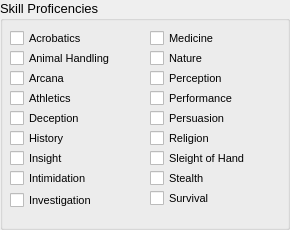
            <widget class="QGroupBox" name="org_skill_prof">
             <property name="sizePolicy">
              <sizepolicy hsizetype="Preferred" vsizetype="Preferred">
               <horstretch>1</horstretch>
               <verstretch>1</verstretch>
              </sizepolicy>
             </property>
             <property name="minimumSize">
              <size>
               <width>290</width>
               <height>230</height>
              </size>
             </property>
             <property name="font">
              <font>
               <family>Segoe UI</family>
               <pointsize>10</pointsize>
              </font>
             </property>
             <property name="title">
              <string>Skill Proficencies</string>
             </property>
             <widget class="QCheckBox" name="skills_perception">
              <property name="geometry">
               <rect>
                <x>150</x>
                <y>70</y>
                <width>130</width>
                <height>16</height>
               </rect>
              </property>
              <property name="font">
               <font>
                <family>Segoe UI</family>
                <pointsize>8</pointsize>
               </font>
              </property>
              <property name="text">
               <string>Perception</string>
              </property>
             </widget>
             <widget class="QCheckBox" name="skills_insight">
              <property name="geometry">
               <rect>
                <x>10</x>
                <y>150</y>
                <width>130</width>
                <height>17</height>
               </rect>
              </property>
              <property name="font">
               <font>
                <family>Segoe UI</family>
                <pointsize>8</pointsize>
               </font>
              </property>
              <property name="text">
               <string>Insight</string>
              </property>
             </widget>
             <widget class="QCheckBox" name="skills_religion">
              <property name="geometry">
               <rect>
                <x>150</x>
                <y>130</y>
                <width>130</width>
                <height>16</height>
               </rect>
              </property>
              <property name="font">
               <font>
                <family>Segoe UI</family>
                <pointsize>8</pointsize>
               </font>
              </property>
              <property name="text">
               <string>Religion</string>
              </property>
             </widget>
             <widget class="QCheckBox" name="skills_intimidation">
              <property name="geometry">
               <rect>
                <x>10</x>
                <y>170</y>
                <width>130</width>
                <height>17</height>
               </rect>
              </property>
              <property name="font">
               <font>
                <family>Segoe UI</family>
                <pointsize>8</pointsize>
               </font>
              </property>
              <property name="text">
               <string>Intimidation</string>
              </property>
             </widget>
             <widget class="QCheckBox" name="skills_animalHandling">
              <property name="geometry">
               <rect>
                <x>10</x>
                <y>50</y>
                <width>130</width>
                <height>17</height>
               </rect>
              </property>
              <property name="font">
               <font>
                <family>Segoe UI</family>
                <pointsize>8</pointsize>
               </font>
              </property>
              <property name="text">
               <string>Animal Handling</string>
              </property>
             </widget>
             <widget class="QCheckBox" name="skills_performance">
              <property name="geometry">
               <rect>
                <x>150</x>
                <y>90</y>
                <width>130</width>
                <height>17</height>
               </rect>
              </property>
              <property name="font">
               <font>
                <family>Segoe UI</family>
                <pointsize>8</pointsize>
               </font>
              </property>
              <property name="text">
               <string>Performance</string>
              </property>
             </widget>
             <widget class="QCheckBox" name="skills_survival">
              <property name="geometry">
               <rect>
                <x>150</x>
                <y>190</y>
                <width>130</width>
                <height>16</height>
               </rect>
              </property>
              <property name="font">
               <font>
                <family>Segoe UI</family>
                <pointsize>8</pointsize>
               </font>
              </property>
              <property name="text">
               <string>Survival</string>
              </property>
             </widget>
             <widget class="QCheckBox" name="skills_persuasion">
              <property name="geometry">
               <rect>
                <x>150</x>
                <y>110</y>
                <width>130</width>
                <height>17</height>
               </rect>
              </property>
              <property name="font">
               <font>
                <family>Segoe UI</family>
                <pointsize>8</pointsize>
               </font>
              </property>
              <property name="text">
               <string>Persuasion</string>
              </property>
             </widget>
             <widget class="QCheckBox" name="skills_stealth">
              <property name="geometry">
               <rect>
                <x>150</x>
                <y>170</y>
                <width>130</width>
                <height>17</height>
               </rect>
              </property>
              <property name="font">
               <font>
                <family>Segoe UI</family>
                <pointsize>8</pointsize>
               </font>
              </property>
              <property name="text">
               <string>Stealth</string>
              </property>
             </widget>
             <widget class="QCheckBox" name="skills_arcana">
              <property name="geometry">
               <rect>
                <x>10</x>
                <y>70</y>
                <width>130</width>
                <height>16</height>
               </rect>
              </property>
              <property name="font">
               <font>
                <family>Segoe UI</family>
                <pointsize>8</pointsize>
               </font>
              </property>
              <property name="text">
               <string>Arcana</string>
              </property>
             </widget>
             <widget class="QCheckBox" name="skills_medicine">
              <property name="geometry">
               <rect>
                <x>150</x>
                <y>30</y>
                <width>130</width>
                <height>17</height>
               </rect>
              </property>
              <property name="font">
               <font>
                <family>Segoe UI</family>
                <pointsize>8</pointsize>
               </font>
              </property>
              <property name="text">
               <string>Medicine</string>
              </property>
             </widget>
             <widget class="QCheckBox" name="skills_investigation">
              <property name="geometry">
               <rect>
                <x>10</x>
                <y>190</y>
                <width>130</width>
                <height>20</height>
               </rect>
              </property>
              <property name="font">
               <font>
                <family>Segoe UI</family>
                <pointsize>8</pointsize>
               </font>
              </property>
              <property name="text">
               <string>Investigation</string>
              </property>
             </widget>
             <widget class="QCheckBox" name="skills_nature">
              <property name="geometry">
               <rect>
                <x>150</x>
                <y>50</y>
                <width>130</width>
                <height>17</height>
               </rect>
              </property>
              <property name="font">
               <font>
                <family>Segoe UI</family>
                <pointsize>8</pointsize>
               </font>
              </property>
              <property name="text">
               <string>Nature</string>
              </property>
             </widget>
             <widget class="QCheckBox" name="skills_sleightofhand">
              <property name="geometry">
               <rect>
                <x>150</x>
                <y>150</y>
                <width>130</width>
                <height>17</height>
               </rect>
              </property>
              <property name="font">
               <font>
                <family>Segoe UI</family>
                <pointsize>8</pointsize>
               </font>
              </property>
              <property name="text">
               <string>Sleight of Hand</string>
              </property>
             </widget>
             <widget class="QCheckBox" name="skills_deception">
              <property name="geometry">
               <rect>
                <x>10</x>
                <y>110</y>
                <width>130</width>
                <height>17</height>
               </rect>
              </property>
              <property name="font">
               <font>
                <family>Segoe UI</family>
                <pointsize>8</pointsize>
               </font>
              </property>
              <property name="text">
               <string>Deception</string>
              </property>
             </widget>
             <widget class="QCheckBox" name="skills_athletics">
              <property name="geometry">
               <rect>
                <x>10</x>
                <y>90</y>
                <width>130</width>
                <height>17</height>
               </rect>
              </property>
              <property name="font">
               <font>
                <family>Segoe UI</family>
                <pointsize>8</pointsize>
               </font>
              </property>
              <property name="text">
               <string>Athletics</string>
              </property>
             </widget>
             <widget class="QCheckBox" name="skills_acro">
              <property name="geometry">
               <rect>
                <x>10</x>
                <y>30</y>
                <width>130</width>
                <height>17</height>
               </rect>
              </property>
              <property name="font">
               <font>
                <family>Segoe UI</family>
                <pointsize>8</pointsize>
               </font>
              </property>
              <property name="text">
               <string>Acrobatics</string>
              </property>
             </widget>
             <widget class="QCheckBox" name="skills_history">
              <property name="geometry">
               <rect>
                <x>10</x>
                <y>130</y>
                <width>130</width>
                <height>16</height>
               </rect>
              </property>
              <property name="font">
               <font>
                <family>Segoe UI</family>
                <pointsize>8</pointsize>
               </font>
              </property>
              <property name="text">
               <string>History</string>
              </property>
             </widget>
            </widget>
